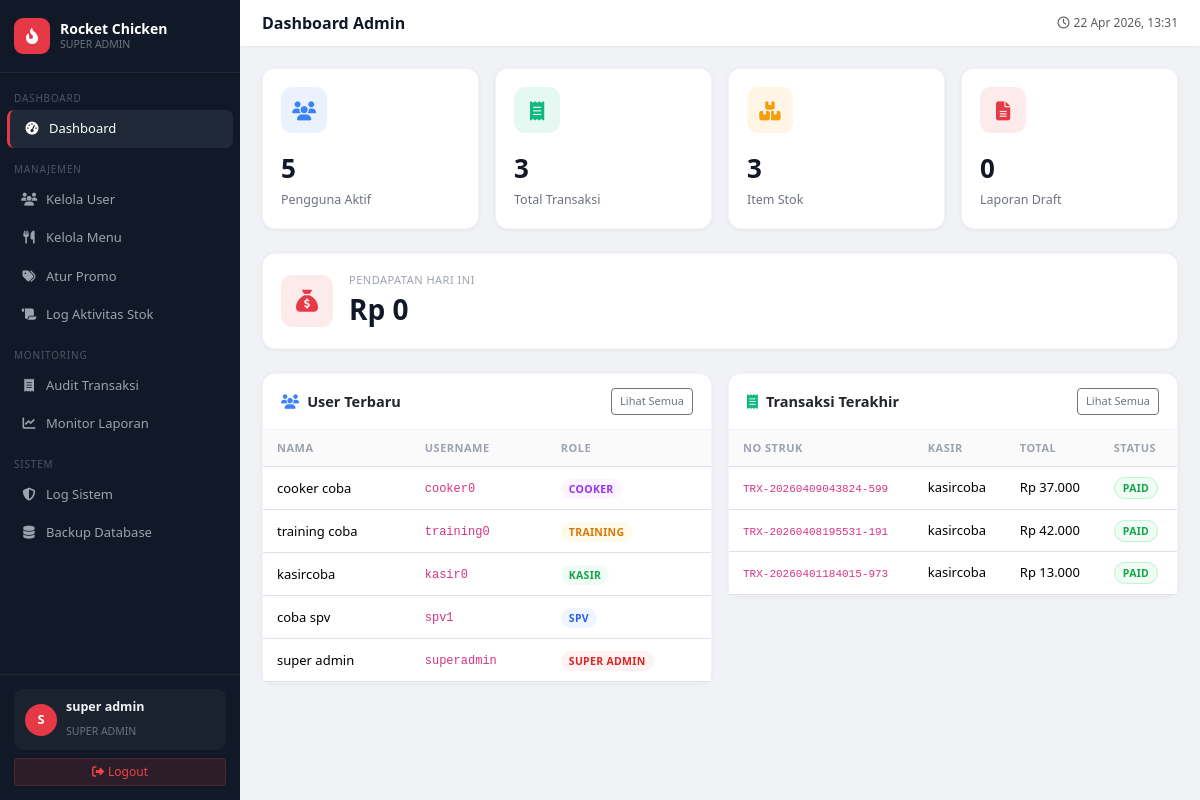
/view/admin/dashboard.php (signed in), run on the app's committed database.
### tables this page shows
CREATE TABLE `users` (
  `id_user` int(11) NOT NULL,
  `username` varchar(50) NOT NULL,
  `password` varchar(225) NOT NULL,
  `nama` varchar(100) NOT NULL,
  `role` enum('KASIR','TRAINING','COOKER','SPV','SUPER ADMIN') NOT NULL,
  `created_at` timestamp NOT NULL DEFAULT current_timestamp(),
  `is_active` tinyint(4) NOT NULL DEFAULT 1,
  `updated_at` timestamp NULL DEFAULT NULL
);

CREATE TABLE `transaksi` (
  `id_transaksi` int(11) NOT NULL,
  `no_struk` varchar(50) NOT NULL,
  `id_kasir` int(11) NOT NULL,
  `tanggal` timestamp NOT NULL DEFAULT current_timestamp(),
  `total` decimal(12,2) NOT NULL,
  `status_pembayaran` enum('PENDING','PAID','FAILED') NOT NULL,
  `metode_pembayaran` enum('CASH','QRIS','TRANSFER') NOT NULL
);

### view/admin/dashboard.php (the view, shortened to what this page needs)
<?php
require_once __DIR__ . '/../../config/database.php';
$pageTitle = 'Dashboard Admin';
$totalUsers    = mysqli_fetch_assoc(mysqli_query($conn,"SELECT COUNT(*) c FROM users WHERE is_active=1"))['c'];
$totalTrx      = mysqli_fetch_assoc(mysqli_query($conn,"SELECT COUNT(*) c FROM transaksi"))['c'];
$totalStok     = mysqli_fetch_assoc(mysqli_query($conn,"SELECT COUNT(*) c FROM stok"))['c'];
$todayRevenue  = mysqli_fetch_assoc(mysqli_query($conn,"SELECT IFNULL(SUM(total),0) s FROM transaksi WHERE DATE(tanggal)=CURDATE() AND status_pembayaran='PAID'"))['s'];
$pendingLap    = mysqli_fetch_assoc(mysqli_query($conn,"SELECT COUNT(*) c FROM laporan WHERE status='DRAFT'"))['c'];
$recentUsers   = mysqli_query($conn,"SELECT * FROM users ORDER BY created_at DESC LIMIT 5");
$recentTrx     = mysqli_query($conn,"SELECT t.*, u.nama FROM transaksi t JOIN users u ON t.id_kasir=u.id_user ORDER BY t.tanggal DESC LIMIT 5");
include __DIR__ . '/../../includes/layout_start.php';
?>
<div class="row g-3 mb-4">
  <?php
  $stats=[
    ['Pengguna Aktif',      $totalUsers,   'fa-users',           '#3b82f6','rgba(59,130,246,.1)'],
    ['Total Transaksi',     $totalTrx,     'fa-receipt',         '#10b981','rgba(16,185,129,.1)'],
    ['Item Stok',           $totalStok,    'fa-boxes-stacked',   '#f59e0b','rgba(245,158,11,.1)'],
    ['Laporan Draft',       $pendingLap,   'fa-file-alt',        '#e63946','rgba(230,57,70,.1)'],
  ];
  foreach($stats as [$label,$val,$icon,$color,$bg]):
  ?>
  <div class="col-sm-6 col-xl-3">
    <div class="stat-card">
      <div class="d-flex align-items-center justify-content-between mb-3">
        <div class="s-ic" style="background:<?=$bg?>;color:<?=$color?>"><i class="fa-solid <?=$icon?>"></i></div>
      </div>
      <div style="font-size:26px;font-weight:800;color:#111827"><?= number_format($val) ?></div>
      <div style="font-size:12.5px;color:#6b7280;margin-top:3px"><?= $label ?></div>
    </div>
  </div>
  <?php endforeach; ?>
</div>
<div class="row g-3 mb-4">
  <div class="col-12">
    <div class="stat-card d-flex align-items-center gap-3">
      <div class="s-ic" style="background:rgba(230,57,70,.1);color:#e63946;width:52px;height:52px;font-size:22px"><i class="fa-solid fa-sack-dollar"></i></div>
      <div>
        <div style="font-size:11px;color:#9ca3af;text-transform:uppercase;letter-spacing:.5px">Pendapatan Hari Ini</div>
        <div style="font-size:28px;font-weight:800;color:#111827">Rp <?= number_format($todayRevenue,0,',','.') ?></div>
      </div>
    </div>
  </div>
</div>
<div class="row g-3">
  <div class="col-lg-6">
    <div class="card-box">
      <div class="c-head">
        <h5><i class="fa-solid fa-users me-2" style="color:#3b82f6"></i>User Terbaru</h5>
        <a href="users/index.php" class="btn btn-sm btn-outline-secondary" style="font-size:11px">Lihat Semua</a>
      </div>
      <div class="c-body p-0">
        <table class="table table-hover mb-0">
          <thead><tr><th>Nama</th><th>Username</th><th>Role</th></tr></thead>
          <tbody>
          <?php while($u=mysqli_fetch_assoc($recentUsers)):
            $rmap=['SUPER ADMIN'=>'rb-sa','SPV'=>'rb-spv','KASIR'=>'rb-ka','TRAINING'=>'rb-tr','COOKER'=>'rb-co'];
            $rc=$rmap[$u['role']]??'';
          ?>
          <tr>
            <td><?= htmlspecialchars($u['nama']) ?></td>
            <td><code style="font-size:12px"><?= htmlspecialchars($u['username']) ?></code></td>
            <td><span class="rbadge <?=$rc?>"><?= $u['role'] ?></span></td>
          </tr>
          <?php endwhile; ?>
          </tbody>
        </table>
      </div>
    </div>
  </div>
  <div class="col-lg-6">
    <div class="card-box">
      <div class="c-head">
        <h5><i class="fa-solid fa-receipt me-2" style="color:#10b981"></i>Transaksi Terakhir</h5>
        <a href="transaksi/index.php" class="btn btn-sm btn-outline-secondary" style="font-size:11px">Lihat Semua</a>
      </div>
      <div class="c-body p-0">
        <table class="table table-hover mb-0">
          <thead><tr><th>No Struk</th><th>Kasir</th><th>Total</th><th>Status</th></tr></thead>
          <tbody>
          <?php while($t=mysqli_fetch_assoc($recentTrx)):
            $sc=['PAID'=>'sb-success','PENDING'=>'sb-warning','FAILED'=>'sb-danger'][$t['status_pembayaran']]??'';
          ?>
          <tr>
            <td><code style="font-size:11px"><?= htmlspecialchars($t['no_struk']) ?></code></td>
            <td><?= htmlspecialchars($t['nama']) ?></td>
            <td>Rp <?= number_format($t['total'],0,',','.') ?></td>
            <td><span class="rbadge <?=$sc?>"><?= $t['status_pembayaran'] ?></span></td>
          </tr>
          <?php endwhile; ?>
          </tbody>
        </table>
      </div>
    </div>
  </div>
</div>
<?php include __DIR__ . '/../../includes/layout_end.php'; ?>

### includes/layout_start.php (shortened to what this page needs)
<?php
$pageTitle = $pageTitle ?? 'Rocket Chicken System';
$role = $_SESSION['role'] ?? '';
$root = '/RC/rocket_system/rocket_system/';
function nav_active($cur, $kw) { return (strpos($cur, $kw) !== false) ? 'active' : ''; }
$cur = $_SERVER['PHP_SELF'];
?>
<!DOCTYPE html>
<html lang="id">
<head>
<link href="https://cdn.jsdelivr.net/npm/bootstrap@5.3.2/dist/css/bootstrap.min.css" rel="stylesheet">
<link href="https://cdnjs.cloudflare.com/ajax/libs/font-awesome/6.4.0/css/all.min.css" rel="stylesheet">
</head>
<body>
<nav id="sidebar">
  <div class="s-brand">
    <div class="s-icon"><i class="fa-solid fa-fire-flame-curved"></i></div>
    <div class="s-name">Rocket Chicken<small><?= htmlspecialchars($role) ?></small></div>
  </div>
  <div class="mt-1">
  <?php if($role==='SUPER ADMIN'): ?>
    <div class="s-section">Dashboard</div>
    <a href="<?=$root?>view/admin/dashboard.php" class="s-link <?=nav_active($cur,'admin/dashboard')?>"><i class="fa-solid fa-gauge-high"></i><span>Dashboard</span></a>
    <div class="s-section">Manajemen</div>
    <a href="<?=$root?>view/admin/users/index.php" class="s-link <?=nav_active($cur,'admin/users')?>"><i class="fa-solid fa-users"></i><span>Kelola User</span></a>
    <a href="<?=$root?>view/admin/menu/index.php" class="s-link <?=nav_active($cur,'admin/menu')?>"><i class="fa-solid fa-utensils"></i><span>Kelola Menu</span></a>
    <a href="<?=$root?>view/admin/promo.php" class="s-link <?=nav_active($cur,'admin/promo')?>"><i class="fa-solid fa-tags"></i><span>Atur Promo</span></a>
    <a href="<?=$root?>view/admin/log/index.php" class="s-link <?=nav_active($cur,'admin/log')?>"><i class="fa-solid fa-scroll"></i><span>Log Aktivitas Stok</span></a>
    <div class="s-section">Monitoring</div>
    <a href="<?=$root?>view/admin/transaksi/index.php" class="s-link <?=nav_active($cur,'admin/transaksi')?>"><i class="fa-solid fa-receipt"></i><span>Audit Transaksi</span></a>
    <a href="<?=$root?>view/admin/laporan/index.php" class="s-link <?=nav_active($cur,'admin/laporan')?>"><i class="fa-solid fa-chart-line"></i><span>Monitor Laporan</span></a>
    <div class="s-section">Sistem</div>
    <a href="<?=$root?>view/admin/system_log.php" class="s-link <?=nav_active($cur,'admin/system_log')?>"><i class="fa-solid fa-shield-halved"></i><span>Log Sistem</span></a>
    <a href="<?=$root?>view/admin/backup/index.php" class="s-link <?=nav_active($cur,'admin/backup')?>"><i class="fa-solid fa-database"></i><span>Backup Database</span></a>
  <?php endif; ?>
  </div>
  <div class="s-footer">
    <div class="u-badge">
      <div class="u-av"><?= strtoupper(substr($_SESSION['nama']??'U',0,1)) ?></div>
      <div class="u-info"><span><?= htmlspecialchars($_SESSION['nama']??'') ?></span><small><?= htmlspecialchars($role) ?></small></div>
    </div>
    <a href="<?=$root?>logout.php" class="btn btn-sm w-100 mt-2"
      style="background:rgba(239,68,68,.12);color:#ef4444;border:1px solid rgba(239,68,68,.2);font-size:12px">
      <i class="fa-solid fa-right-from-bracket me-1"></i>Logout
    </a>
  </div>
</nav>
<div id="main">
  <div class="topbar">
    <div class="pg-title"><?= htmlspecialchars($pageTitle) ?></div>
    <div class="d-flex align-items-center gap-3">
      <span class="text-muted" style="font-size:12px">
        <i class="fa-regular fa-clock me-1"></i><?= date('d M Y, H:i') ?>
      </span>
    </div>
  </div>
  <div class="content">

### includes/layout_end.php (shortened to what this page needs)
  </div>
</div>
</body>
</html>

### includes/layout_start.php (style rules this page uses)
:root { --sw:240px;--brand:#e63946;--sdk:#c1121f;--sbg:#111827;--shov:#1f2937 }
body { background:#f0f2f5;font-family:'Segoe UI',sans-serif;min-height:100vh }
#sidebar { position:fixed;top:0;left:0;height:100vh;width:var(--sw);background:var(--sbg);display:flex;flex-direction:column;z-index:1000;overflow-y:auto }
.s-brand { padding:18px 14px;display:flex;align-items:center;gap:10px;border-bottom:1px solid rgba(255,255,255,.07) }
.s-icon { width:36px;height:36px;border-radius:9px;background:var(--brand);display:flex;align-items:center;justify-content:center;color:#fff;font-size:16px;flex-shrink:0 }
.s-name { color:#fff;font-weight:700;font-size:14px;line-height:1.3 }
.s-name small { font-size:10.5px;color:#6b7280;font-weight:400;display:block }
.s-section { padding:10px 0 3px 14px;font-size:10px;text-transform:uppercase;letter-spacing:.8px;color:#4b5563;margin-top:4px }
.s-link { color:#9ca3af;padding:9px 14px;display:flex;align-items:center;gap:9px;border-radius:7px;margin:1px 7px;font-size:13px;transition:.15s;text-decoration:none }
.s-link.active { background:var(--shov);color:#fff;border-left:3px solid var(--brand) }
.s-link i { width:16px;text-align:center;font-size:13px }
.s-footer { margin-top:auto;padding:14px;border-top:1px solid rgba(255,255,255,.06) }
.u-badge { display:flex;align-items:center;gap:9px;background:rgba(255,255,255,.04);border-radius:9px;padding:9px 11px }
.u-av { width:32px;height:32px;border-radius:50%;background:var(--brand);display:flex;align-items:center;justify-content:center;font-size:13px;color:#fff;font-weight:700;flex-shrink:0 }
.u-info span { color:#f3f4f6;font-size:12.5px;font-weight:600;display:block }
.u-info small { color:#6b7280;font-size:10.5px }
#main { margin-left:var(--sw);min-height:100vh }
.topbar { background:#fff;padding:11px 22px;display:flex;align-items:center;justify-content:space-between;box-shadow:0 1px 3px rgba(0,0,0,.06);position:sticky;top:0;z-index:99 }
.topbar .pg-title { font-size:16px;font-weight:700;color:#111827 }
.content { padding:22px }
.stat-card { background:#fff;border-radius:13px;padding:18px;box-shadow:0 1px 4px rgba(0,0,0,.06);transition:.2s;border:1px solid rgba(0,0,0,.04) }
.stat-card .s-ic { width:46px;height:46px;border-radius:11px;display:flex;align-items:center;justify-content:center;font-size:19px }
.card-box { background:#fff;border-radius:13px;box-shadow:0 1px 4px rgba(0,0,0,.06);border:1px solid rgba(0,0,0,.04) }
.card-box .c-head { padding:14px 18px;border-bottom:1px solid #f3f4f6;display:flex;align-items:center;justify-content:space-between }
.card-box .c-head h5 { margin:0;font-size:14.5px;font-weight:700 }
.card-box .c-body { padding:18px }
.table th { font-size:11px;text-transform:uppercase;letter-spacing:.5px;color:#9ca3af;background:#fafafa;padding:10px 14px }
.table td { padding:11px 14px;font-size:13px;vertical-align:middle }
.rbadge { font-size:10.5px;padding:3px 8px;border-radius:20px;font-weight:600;letter-spacing:.3px }
.rb-sa { background:#fef2f2;color:#dc2626 }
.rb-spv { background:#eff6ff;color:#2563eb }
.rb-ka { background:#f0fdf4;color:#16a34a }
.rb-tr { background:#fffbeb;color:#d97706 }
.rb-co { background:#fdf4ff;color:#9333ea }
.sb-success { background:#f0fdf4;color:#16a34a;border:1px solid #bbf7d0 }

### data on the page
users: nama "cooker coba", username "cooker0", role "COOKER"
users: nama "training coba", username "training0", role "TRAINING"
users: nama "kasircoba", username "kasir0", role "KASIR"
users: nama "coba spv", username "spv1", role "SPV"
users: nama "super admin", username "superadmin", role "SUPER ADMIN"
transaksi: no_struk "TRX-20260409043824-599", id_kasir.nama "kasircoba", total "37.000", status_pembayaran "PAID"
transaksi: no_struk "TRX-20260408195531-191", id_kasir.nama "kasircoba", total "42.000", status_pembayaran "PAID"
transaksi: no_struk "TRX-20260401184015-973", id_kasir.nama "kasircoba", total "13.000", status_pembayaran "PAID"

### other printed values
$role "SUPER ADMIN"
substr($_SESSION['nama']??'U',0,1) "S"
$_SESSION['nama'] "super admin"
$pageTitle "Dashboard Admin"
$val "5"
$label "Pengguna Aktif"
$val "3"
$label "Total Transaksi"
$label "Item Stok"
$val "0"
$label "Laporan Draft"
$todayRevenue "0"
